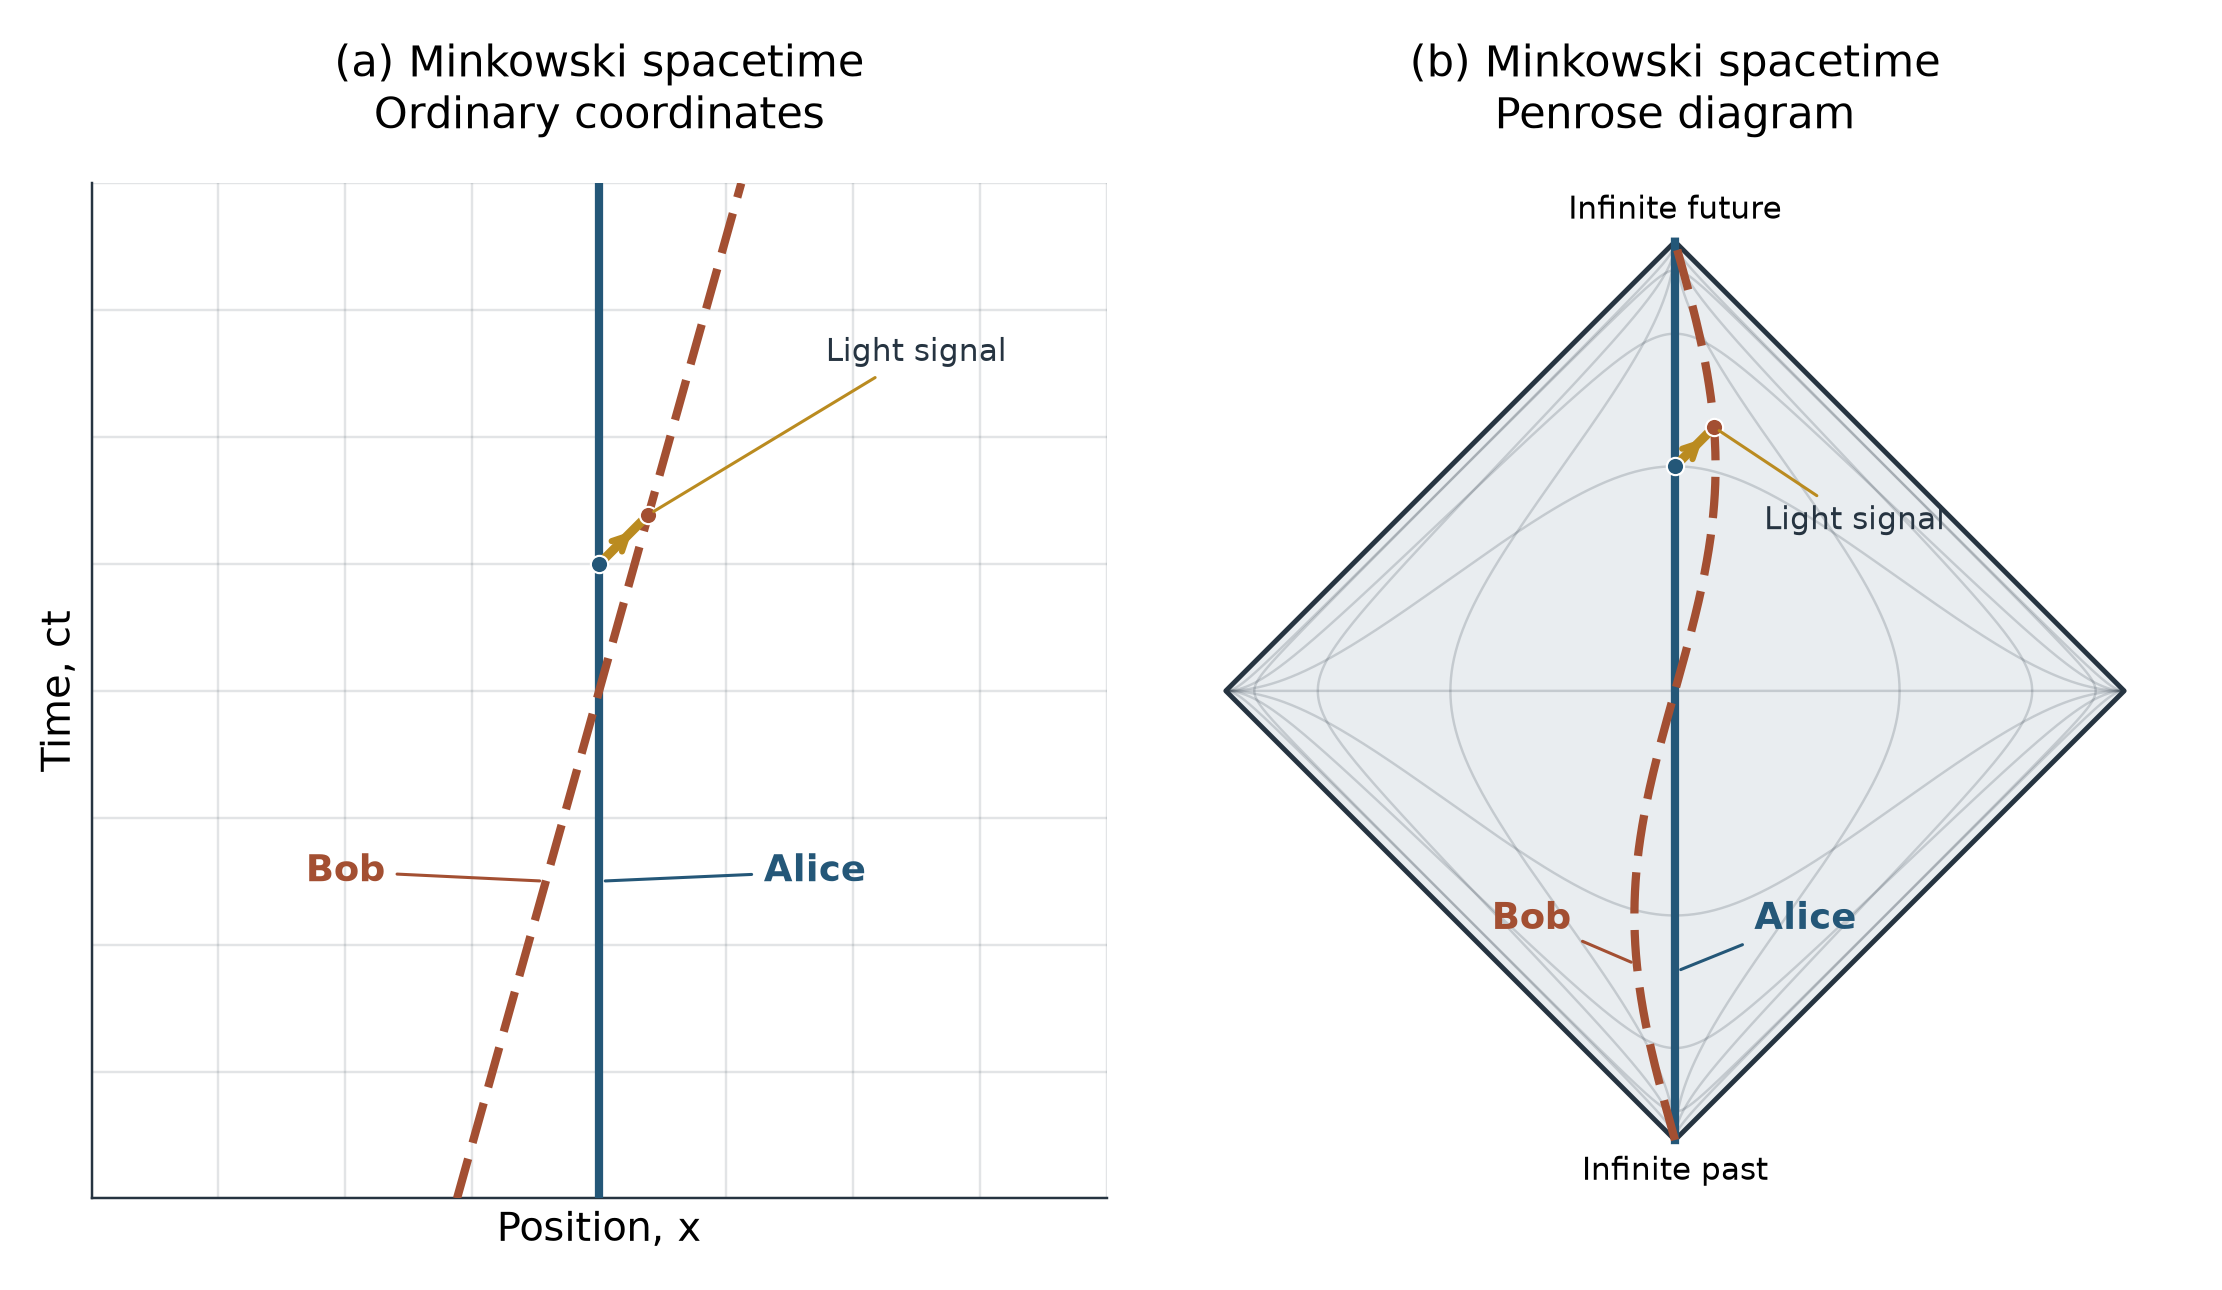

Source code (Python):
"""Same inertial observers and light signal in ordinary and compactified spacetime."""
from spacetime import *

BETA = 0.28  # Bob's velocity in units of c
BOB = '#a34f32'
ALICE = '#245778'
SIGNAL = '#ba8b20'
# Alice emits at t=1; Bob receives when t-1 = beta*t.
t_receive = 1/(1-BETA)
x_receive = BETA*t_receive
OUT=Path(__file__).parent

def render():
    fig, axes = plt.subplots(1, 2, figsize=(10, 5.4), layout='constrained')
    for ax, transformed in zip(axes, [False, True]):
        project = compact if transformed else lambda x,t: (x,t)
        if transformed:
            diamond(ax); grid(ax)
            ax.text(0,1.035,'Infinite future',ha='center',va='bottom',fontsize=10)
            ax.text(0,-1.035,'Infinite past',ha='center',va='top',fontsize=10)
            s = np.sinh(np.linspace(-14,14,4001))
        else:
            ordinary(ax,4)
            ax.set_xticks(np.arange(-4,5,1)); ax.set_yticks(np.arange(-4,5,1))
            ax.tick_params(length=0,labelbottom=False,labelleft=False)
            ax.grid(color=INK,alpha=.13,lw=.8)
            s=np.linspace(-4,4,1001)
        ax.plot(*project(np.zeros_like(s),s),color=ALICE,lw=2.7,zorder=6)
        ax.plot(*project(BETA*s,s),color=BOB,lw=2.7,ls=(0,(5,2)),zorder=6)
        # One physical light signal, identical endpoints in both coordinate systems.
        ts=np.linspace(1,t_receive,200)
        xx,yy=project(ts-1,ts)
        ax.plot(xx,yy,color=SIGNAL,lw=3,zorder=8)
        ax.annotate('',xy=(xx[150],yy[150]),xytext=(xx[50],yy[50]),arrowprops=dict(arrowstyle='->',color=SIGNAL,lw=2),zorder=9)
        for x,t,col in [(0,1,ALICE),(x_receive,t_receive,BOB)]:
            ax.scatter(*project(x,t),s=32,color=col,edgecolor='white',linewidth=.7,zorder=10)
        # Labels below the crossing, with leader lines to the same physical events.
        for x,t,label,col,loc in [(0,-1.5,'Alice',ALICE,(.29,-.53) if transformed else (1.7,-1.5)),(-1.5*BETA,-1.5,'Bob',BOB,(-.32,-.53) if transformed else (-2.0,-1.5))]:
            ax.annotate(label,xy=project(x,t),xytext=loc,color=col,weight='bold',ha='center',arrowprops=dict(arrowstyle='-',color=col,lw=1),zorder=11)
        ax.annotate('Light signal',xy=project(x_receive,t_receive),xytext=(.40,.36) if transformed else (2.5,2.6),ha='center',color=INK,fontsize=10,arrowprops=dict(arrowstyle='-',color=SIGNAL,lw=1),zorder=11)
        ax.set_title('(b) Minkowski spacetime\nPenrose diagram' if transformed else '(a) Minkowski spacetime\nOrdinary coordinates',pad=18)
    # Explicit validation: both light-signal endpoints and null slope.
    X,T=compact(ts-1,ts)
    assert np.allclose(T-X,(T-X)[0])
    assert np.isclose(x_receive,BETA*t_receive)
    assert np.isclose(t_receive-1,x_receive)
    fig.savefig(OUT/f'figure_03.png',dpi=220,bbox_inches='tight',pad_inches=.18)

if __name__=='__main__':
    render()
